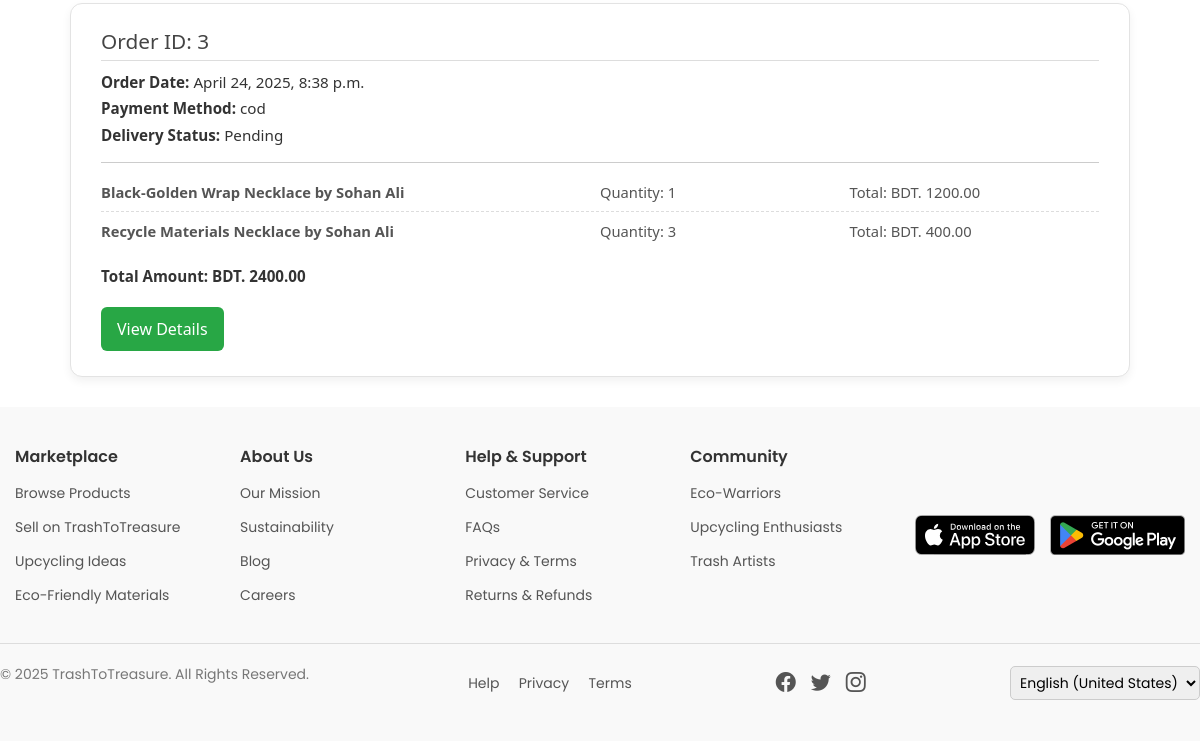
The app's page /my-orders/ (signed in, lower part), older data.
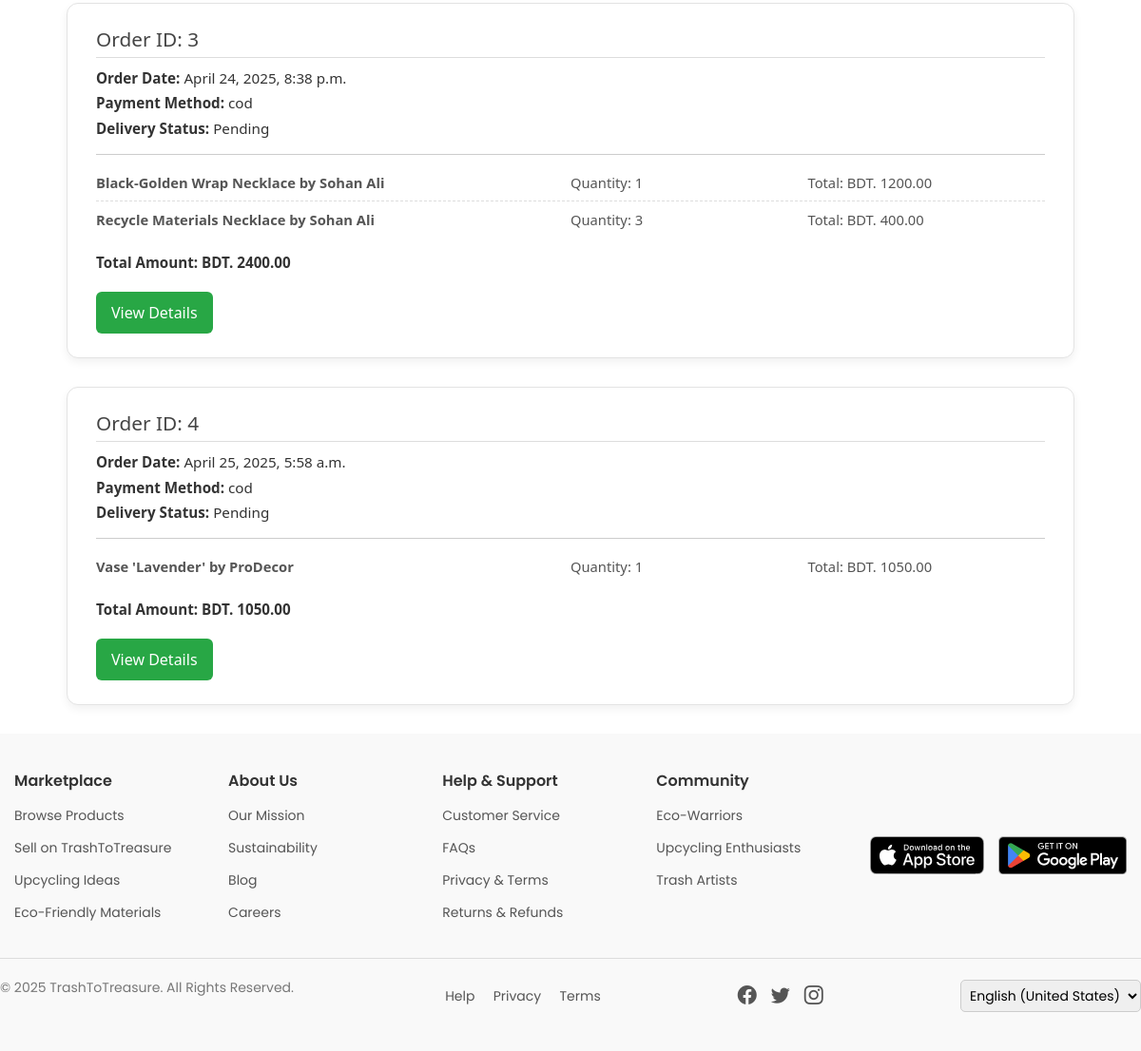
The same page, newer data.
### marketplace/models.py (models this page shows, shortened)
class Order(models.Model):
    PAYMENT_CHOICES = [
        ('sslcommerz', 'SSLCommerz'),
        ('cod', 'Cash on Delivery'),
    ]
    buyer = models.ForeignKey(User, on_delete=models.CASCADE)
    first_name = models.CharField(max_length=50, blank=True, null=True)
    last_name = models.CharField(max_length=50, blank=True, null=True)
    company = models.CharField(max_length=100, blank=True, null=True)
    country = models.CharField(max_length=50, blank=True, null=True)
    street_address = models.CharField(max_length=255, blank=True, null=True)
    city = models.CharField(max_length=50, blank=True, null=True)
    state = models.CharField(max_length=50, blank=True, null=True)
    zip_code = models.CharField(max_length=10, blank=True, null=True)
    phone = models.CharField(max_length=20, blank=True, null=True)
    email = models.EmailField(blank=True, null=True)
    payment_method = models.CharField(max_length=20, choices=PAYMENT_CHOICES)
    total_amount = models.DecimalField(max_digits=10, decimal_places=2)
    created_at = models.DateTimeField(auto_now_add=True)
    status = models.CharField(max_length=20, default='Pending')  # e.g., Pending, Shipped, Delivered

class OrderItem(models.Model):
    order = models.ForeignKey(Order, on_delete=models.CASCADE, related_name='items')
    content_type = models.ForeignKey(ContentType, on_delete=models.CASCADE)
    object_id = models.PositiveIntegerField()
    item = GenericForeignKey('content_type', 'object_id')
    quantity = models.PositiveIntegerField()
    price = models.DecimalField(max_digits=10, decimal_places=2)

class UpcycledProduct(models.Model):
    product_name = models.CharField(max_length=255, default="")
    category = models.CharField(max_length=100, default="")
    description = models.TextField()
    price = models.DecimalField(max_digits=10, decimal_places=2)
    product_status = models.CharField(max_length=20, choices=PRODUCT_STATUS_CHOICES, default='active')
    artisan = models.ForeignKey(User, on_delete=models.CASCADE, related_name='upcycled_products', null=True, blank=True)
    approval_status = models.BooleanField(default=False)
    stock_availability = models.IntegerField()
    product_images = models.ImageField(upload_to='upcycled_products/', blank=True, null=True)
    location = models.CharField(max_length=255, default="")
    rating = models.DecimalField(max_digits=3, decimal_places=2, default=0.0)
    tags = models.CharField(max_length=255, blank=True, null=True)
    listing_date = models.DateTimeField(auto_now_add=True)
    last_updated = models.DateTimeField(auto_now=True, null=True, blank=True)
    sold_count = models.IntegerField(default=0)
    delivery_status = models.CharField(max_length=20, choices=DELIVERY_STATUS_CHOICES, default='ready')
    slug = models.SlugField(max_length=255, unique=True, blank=True)
    def __str__(self):
        if self.artisan:
          display_name = getattr(self.artisan, 'name', None) or self.artisan.get_full_name() or self.artisan.username
        else:
            display_name = "Unknown"
        return f"{self.product_name} by {display_name}"

### users/models.py (models this page shows, shortened)
class CustomUser(AbstractUser):
    name = models.CharField(max_length=100)
    email = models.EmailField(unique=True)
    phone = models.CharField(max_length=15)
    role = models.CharField(max_length=10, choices=ROLE_CHOICES)
    account_status = models.CharField(max_length=10, choices=ACCOUNT_STATUS_CHOICES, default='active')
    objects = CustomUserManager()  # ✅ Use your custom manager
    REQUIRED_FIELDS = ['email']
    USERNAME_FIELD = 'username'

### marketplace/views.py (the view)
# urls.py: path('my-orders/', views.my_orders, name='my_orders'),
@login_required
def my_orders(request):
    orders = Order.objects.filter(buyer=request.user)  # Assuming user is a ForeignKey in Order model
    context = {
        'orders': orders
    }
    return render(request, 'my_orders.html', context)

### marketplace/models.py (called while the page is built)
    def __str__(self):
        return f"{self.material_name} - {self.trash_point}"

### marketplace/templates/my_orders.html (shortened to what this page needs)
{% load static %}
{% include "header.html" %}
<!DOCTYPE html>
<html lang="en">
<head>
    <link rel="stylesheet" href="{% static 'css/buyer_profile.css' %}">
</head>
<body>
    <div class="my-orders-container">
        <div class="order-grid">
            {% for order in orders %}
                <div class="order-card">
                    <h3>Order ID: {{ order.id }}</h3>
                    <p><strong>Order Date:</strong> {{ order.created_at }}</p>
                    <p><strong>Payment Method:</strong> {{ order.payment_method }}</p>
                    <p><strong>Delivery Status:</strong> {{ order.status }}</p>
                    <div class="order-items">
                        {% for item in order.items.all %}
                            <div class="order-item">
                                <p><strong>
                                    {% if item.item %}
                                        {{ item.item }}
                                    {% else %}
                                        No product found
                                    {% endif %}
                                </strong></p>
                                <p>Quantity: {{ item.quantity }}</p>
                                <p>Total: BDT. {{ item.price }}</p>
                            </div>
                        {% endfor %}
                    </div>
                    <div class="order-total">
                        <p><strong>Total Amount: </strong>BDT. {{ order.total_amount }}</p>
                    </div>
                    <a href="{% url 'order_details' order.id %}" class="view-details-btn">View Details</a>
                </div>
            {% empty %}
                <p>You have no orders yet.</p>
            {% endfor %}
        </div>
    </div>
    {% include "footer.html" %}
</body>
</html>

Row changes from the older to the newer data that the page shows:
added Order: id "4", created_at "April 25, 2025, 5:58 a.m.", payment_method "cod", status "Pending", total_amount "1050.00"
added OrderItem: item "Vase 'Lavender' by ProDecor", quantity "1", price "1050.00", shown under "4"
